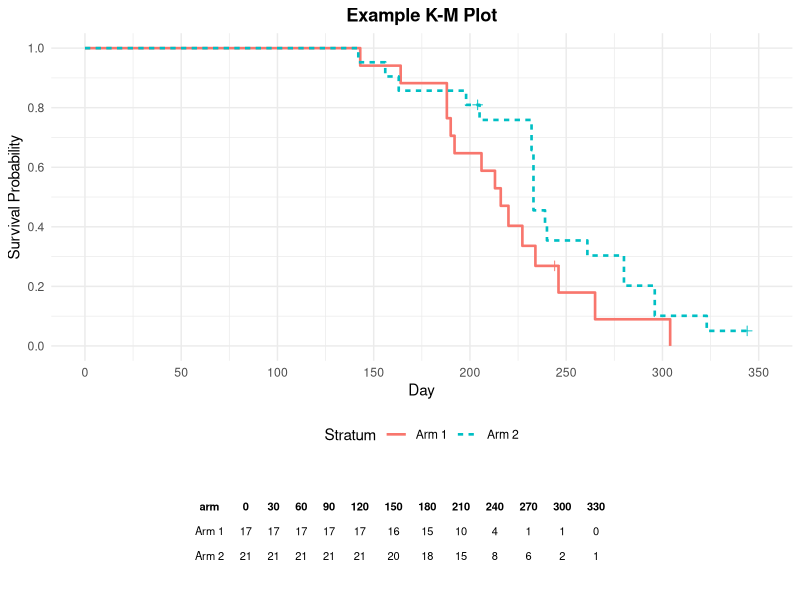
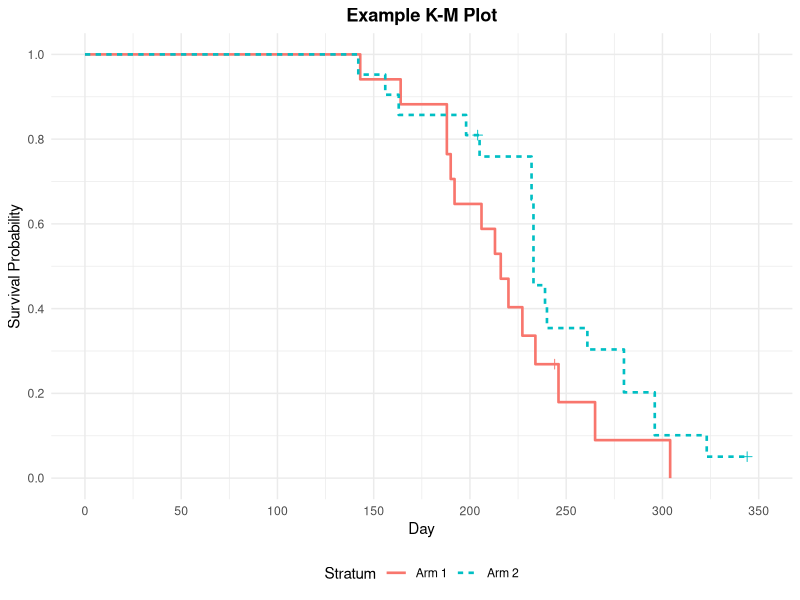

Source code (R) for these figures, in order: (Note: this script raises an error after producing the figures.)
out <- Sys.getenv("OUT_DIR")
if (out == "" || is.na(out)) out <- "."
dir.create(out, showWarnings = FALSE, recursive = TRUE)

library(haven)
library(dplyr)
library(tidyr)
library(readr)
library(stringr)
library(lubridate)
library(purrr)
library(tibble)
library(ggplot2)
library(survival)
library(grid)
library(gridExtra)

round_half_up <- function(x, digits = 0) {
  ifelse(is.na(x), NA_real_,
         sign(x) * floor(abs(x) * 10^digits + 0.5) / 10^digits)
}
fmt_n <- function(x, digits) {
  if (is.na(x)) return("")
  sprintf(paste0("%.", digits, "f"), round_half_up(x, digits))
}
fmt_p <- function(p) {
  if (is.na(p)) return("")
  if (p < 0.0001) return("<.0001")
  fmt_n(p, 4)
}

# ------------------------------------------------------------
# Data exactly as SAS data step
# ------------------------------------------------------------
one <- tibble::tibble(
  arm = c(rep("Arm 1", 17), rep("Arm 2", 21)),
  day = c(
    143,164,188,188,190,192,206,213,216,220,227.230,234,246,265,304, 216,244,
    142,156,163,198,205,232,232,233,233,233,233,239,240,261,280,280,296,296,323, 204,344
  ),
  censor = c(rep(0,15), rep(1,2), rep(0,19), rep(1,2))
)
one$event <- 1 - one$censor

# ------------------------------------------------------------
# KM per arm
# ------------------------------------------------------------
compute_km_arm <- function(df_arm) {
  times <- sort(unique(df_arm$day))
  n_total <- nrow(df_arm)
  res <- tibble()
  S_prev <- 1
  sum_term <- 0
  for (t in times) {
    n_risk <- sum(df_arm$day >= t)
    d <- sum(df_arm$day == t & df_arm$censor == 0)
    cns <- sum(df_arm$day == t & df_arm$censor == 1)
    if (d > 0) {
      sum_term <- sum_term + d / (n_risk * (n_risk - d))
      S <- S_prev * (1 - d / n_risk)
    } else {
      S <- S_prev
    }
    var_green <- S^2 * sum_term
    se <- sqrt(var_green)
    res <- bind_rows(res, tibble(
      time = t, n_risk = n_risk, n_event = d, n_censor = cns,
      survival = S, se = se, sum_term = sum_term
    ))
    S_prev <- S
  }
  res <- res %>%
    mutate(
      n_failed = cumsum(n_event),
      n_left = n_risk - n_event - n_censor,
      failure = 1 - survival,
      censored_flag = ifelse(n_event == 0 & n_censor > 0, "*", "")
    )
  res
}

arms <- c("Arm 1","Arm 2")
km_list <- lapply(arms, function(a) {
  df <- filter(one, arm == a)
  km <- compute_km_arm(df)
  km$arm <- a
  km
})
km_all <- bind_rows(km_list)

# ------------------------------------------------------------
# Quartile estimates with log-log CI
# ------------------------------------------------------------
z <- qnorm(0.975)
compute_quartiles <- function(km) {
  km <- km %>% arrange(time)
  km <- km %>%
    mutate(
      loglog = ifelse(survival > 0 & survival < 1, log(-log(survival)), NA_real_),
      se_loglog = ifelse(survival > 0 & survival < 1,
                         se / (survival * log(survival)), NA_real_),
      surv_lower = ifelse(!is.na(loglog),
                          exp(-exp(loglog + z * abs(se_loglog))), NA_real_),
      surv_upper = ifelse(!is.na(loglog),
                          exp(-exp(loglog - z * abs(se_loglog))), NA_real_)
    )
  km$surv_lower[km$survival == 1] <- 1
  km$surv_upper[km$survival == 1] <- 1
  km$surv_lower[km$survival == 0] <- 0
  km$surv_upper[km$survival == 0] <- 0
  qs <- c(0.75, 0.50, 0.25)
  out_q <- tibble()
  for (q in qs) {
    idx_pt <- which(km$survival <= q)
    pt <- if (length(idx_pt) > 0) km$time[min(idx_pt)] else NA_real_
    idx_up <- which(!is.na(km$surv_upper) & km$surv_upper <= q)
    idx_low <- which(!is.na(km$surv_lower) & km$surv_lower <= q)
    lower <- if (length(idx_up) > 0) km$time[min(idx_up)] else NA_real_
    upper <- if (length(idx_low) > 0) km$time[min(idx_low)] else NA_real_
    if (!is.na(lower) && !is.na(upper) && lower > upper) {
      tmp <- lower; lower <- upper; upper <- tmp
    }
    out_q <- bind_rows(out_q, tibble(percent = q*100, point = pt, lower = lower, upper = upper))
  }
  out_q
}
quartile_list <- lapply(arms, function(a) {
  km <- filter(km_all, arm == a)
  q <- compute_quartiles(km)
  q$arm <- a
  q
})
quartile_all <- bind_rows(quartile_list)

# ------------------------------------------------------------
# Mean and SE (restricted mean up to largest observed time, SAS)
# ------------------------------------------------------------
compute_mean_se <- function(df_arm, km) {
  tau <- max(df_arm$day)  # SAS: largest observed time (censored or not)
  km2 <- km %>% filter(time <= tau) %>% arrange(time)
  times <- c(0, km2$time)
  survs <- c(1, km2$survival)
  n_int <- length(times) - 1
  area <- 0
  for (i in 1:n_int) {
    delta <- times[i+1] - times[i]
    area <- area + survs[i] * delta
  }
  mean_val <- area
  event_rows <- km2 %>% filter(n_event > 0)
  m <- sum(event_rows$n_event)
  prefix_area <- c(0)
  cum <- 0
  for (i in 1:n_int) {
    delta <- times[i+1] - times[i]
    cum <- cum + survs[i] * delta
    prefix_area <- c(prefix_area, cum)
  }
  sum_term_mean <- 0
  for (k in 1:nrow(event_rows)) {
    t_i <- event_rows$time[k]
    d_i <- event_rows$n_event[k]
    n_i <- event_rows$n_risk[k]
    idx <- which(times == t_i)[1]
    A_i <- mean_val - prefix_area[idx]
    sum_term_mean <- sum_term_mean + (A_i^2 * d_i) / (n_i * (n_i - d_i))
  }
  if (m > 1) {
    var_mean <- (m / (m - 1)) * sum_term_mean
    se_mean <- sqrt(var_mean)
  } else {
    se_mean <- NA_real_
  }
  tibble(mean = mean_val, se_mean = se_mean, m = m, tau = tau)
}
mean_list <- lapply(arms, function(a) {
  df <- filter(one, arm == a)
  km <- filter(km_all, arm == a)
  ms <- compute_mean_se(df, km)
  ms$arm <- a
  ms
})
mean_all <- bind_rows(mean_list)

# ------------------------------------------------------------
# Summary censored / uncensored (per stratum + total)
# ------------------------------------------------------------
summary_tbl <- one %>%
  group_by(arm) %>%
  summarise(total = n(), failed = sum(censor == 0), censored = sum(censor == 1), .groups="drop") %>%
  mutate(percent_censored = censored / total * 100)
total_row <- tibble(
  arm = "Total",
  total = nrow(one),
  failed = sum(one$censor == 0),
  censored = sum(one$censor == 1),
  percent_censored = sum(one$censor == 1)/nrow(one)*100
)
summary_tbl2 <- bind_rows(summary_tbl, total_row)

# ------------------------------------------------------------
# Rank tests
# ------------------------------------------------------------
event_times <- sort(unique(one$day[one$censor == 0]))
rank_data <- tibble(time = event_times)
for (a in arms) {
  df_a <- filter(one, arm == a)
  rank_data[[paste0("n_", a)]] <- sapply(event_times, function(t) sum(df_a$day >= t))
  rank_data[[paste0("d_", a)]] <- sapply(event_times, function(t) sum(df_a$day == t & df_a$censor == 0))
}
rank_data$n_total <- rank_data[[paste0("n_", arms[1])]] + rank_data[[paste0("n_", arms[2])]]
rank_data$d_total <- rank_data[[paste0("d_", arms[1])]] + rank_data[[paste0("d_", arms[2])]]
rank_data$e1 <- rank_data[[paste0("n_", arms[1])]] * rank_data$d_total / rank_data$n_total
rank_data$e2 <- rank_data[[paste0("n_", arms[2])]] * rank_data$d_total / rank_data$n_total
rank_data$v <- with(rank_data,
  ifelse(n_total > 1,
    `n_Arm 1` * `n_Arm 2` * d_total * (n_total - d_total) / (n_total^2 * (n_total - 1)), 0))
rank_data$w <- rank_data$n_total
rank_data$U1 <- rank_data[[paste0("d_", arms[1])]] - rank_data$e1
rank_data$U2 <- rank_data[[paste0("d_", arms[2])]] - rank_data$e2
rank_data$U1_w <- rank_data$w * rank_data$U1
rank_data$U2_w <- rank_data$w * rank_data$U2
rank_data$v_w <- rank_data$w^2 * rank_data$v

U_logrank_1 <- sum(rank_data$U1)
U_logrank_2 <- sum(rank_data$U2)
V_logrank <- sum(rank_data$v)
chi_logrank <- ifelse(V_logrank > 0, (U_logrank_1^2) / V_logrank, 0)
p_logrank <- 1 - pchisq(chi_logrank, df = 1)

U_wilcoxon_1 <- sum(rank_data$U1_w)
U_wilcoxon_2 <- sum(rank_data$U2_w)
V_wilcoxon <- sum(rank_data$v_w)
chi_wilcoxon <- ifelse(V_wilcoxon > 0, (U_wilcoxon_1^2) / V_wilcoxon, 0)
p_wilcoxon <- 1 - pchisq(chi_wilcoxon, df = 1)

cov_logrank <- matrix(c(V_logrank, -V_logrank, -V_logrank, V_logrank), nrow=2, byrow=TRUE,
                      dimnames=list(arms, arms))
cov_wilcoxon <- matrix(c(V_wilcoxon, -V_wilcoxon, -V_wilcoxon, V_wilcoxon), nrow=2, byrow=TRUE,
                       dimnames=list(arms, arms))

cox_fit <- coxph(Surv(day, event) ~ arm, data = one)
lr_chi <- 2 * (cox_fit$loglik[2] - cox_fit$loglik[1])
p_lr <- 1 - pchisq(lr_chi, df = 1)

# ------------------------------------------------------------
# At-risk numbers
# ------------------------------------------------------------
atrisk_times <- seq(0, 330, by = 30)
atrisk_tbl <- expand.grid(arm = arms, atrisk_time = atrisk_times) %>%
  as_tibble() %>%
  mutate(n_at_risk = map2_int(arm, atrisk_time, function(a,t) sum(one$arm == a & one$day >= t))) %>%
  arrange(arm, atrisk_time)

# ------------------------------------------------------------
# Plot with at-risk table
# ------------------------------------------------------------
plot_data <- km_all %>%
  arrange(arm, time) %>%
  group_by(arm) %>%
  group_modify(~ add_row(.x, time = 0, survival = 1, .before = 1)) %>%
  ungroup()

# x-axis ticks for SAS (0 50 100 150 200 250 300)
x_ticks <- seq(0, 350, by = 50)

p_main <- ggplot(plot_data, aes(x = time, y = survival, color = arm, linetype = arm)) +
  geom_step(linewidth = 0.9) +
  geom_point(data = filter(km_all, n_censor > 0 & n_event == 0),
             aes(x = time, y = survival), shape = 3, size = 2, show.legend = FALSE) +
  scale_x_continuous(breaks = x_ticks, limits = c(0, 350)) +
  scale_y_continuous(limits = c(0, 1), breaks = seq(0, 1, 0.2)) +
  labs(title = "Example K-M Plot", x = "Day", y = "Survival Probability", color = "Stratum", linetype = "Stratum") +
  theme_minimal(base_size = 11) +
  theme(plot.title = element_text(hjust = 0.5, face = "bold"), legend.position = "bottom")

# Build at-risk table grob
atrisk_mat <- atrisk_tbl %>%
  pivot_wider(names_from = atrisk_time, values_from = n_at_risk) %>%
  arrange(arm)
# create table plot
tbl_df <- atrisk_tbl %>%
  mutate(label = as.character(n_at_risk)) %>%
  select(arm, atrisk_time, label)

# Use annotation: create a table grob
atrisk_wide <- atrisk_tbl %>% pivot_wider(names_from = atrisk_time, values_from = n_at_risk)
# Save main plot
png_file <- file.path(out, "P040_f_kmplot.png")
# Combine plot and table using gridExtra
# Create table grob
table_grob <- tableGrob(atrisk_wide, rows = NULL, theme = ttheme_minimal(base_size = 8))
# Save with extra height for table
png(png_file, width = 8, height = 6.5, units = "in", res = 300)
grid.newpage()
# layout: 5/6 for plot, 1/6 for table
pushViewport(viewport(layout = grid.layout(2, 1, heights = unit(c(5, 1.5), "null"))))
pushViewport(viewport(layout.pos.row = 1, layout.pos.col = 1))
print(p_main, vp = viewport())
popViewport()
pushViewport(viewport(layout.pos.row = 2, layout.pos.col = 1))
grid.draw(table_grob)
popViewport()
dev.off()

# Also save with ggsave fallback if needed (ensure file exists)
if (!file.exists(png_file)) {
  ggsave(png_file, plot = p_main, width = 8, height = 6, dpi = 300, units = "in")
}

plot_data_csv <- km_all %>%
  select(arm, time, survival, failure, se, n_failed, n_left, n_risk, n_event, n_censor)
write.csv(plot_data_csv, file.path(out, "P040_f_kmplot_plotdata.csv"), row.names = FALSE, na = "")

csv_main <- km_all %>%
  select(arm, time, survival, failure, se, n_failed, n_left, n_event, n_censor) %>%
  arrange(arm, time)
write.csv(csv_main, file.path(out, "P040_f_kmplot.csv"), row.names = FALSE, na = "")

# ------------------------------------------------------------
# Text rendering - include all SAS blocks
# ------------------------------------------------------------
txt_file <- file.path(out, "P040_f_kmplot.txt")
sink(txt_file)

cat("Example K-M Plot\n")
cat("PROC LIFETEST\n")
cat("Time to Event (day) * censor(1)\n")
cat("Strata: arm\n")
cat("\n")
cat("Product-Limit Survival Estimates\n")
cat("\n")
for (a in arms) {
  cat(paste0("Stratum: ", a, "  N = ", sum(one$arm == a), "\n"))
  cat(sprintf("%-10s %10s %10s %12s %10s %10s\n", "Time", "Survival", "Failure", "StdErr", "Failed", "Left"))
  km <- filter(km_all, arm == a) %>% arrange(time)
  for (i in 1:nrow(km)) {
    r <- km[i,]
    t_str <- fmt_n(r$time, 3)
    if (r$n_event == 0 && r$n_censor > 0) t_str <- paste0(t_str, "*")
    cat(sprintf("%-10s %10s %10s %12s %10d %10d\n",
                t_str, fmt_n(r$survival,4), fmt_n(r$failure,4), fmt_n(r$se,4), r$n_failed, r$n_left))
  }
  cat("\n")
}

cat("Quartile Estimates\n")
cat(sprintf("%-10s %10s %12s %12s %12s\n", "Stratum", "Percent", "Point", "Lower 95%", "Upper 95%"))
for (a in arms) {
  q <- filter(quartile_all, arm == a) %>% arrange(percent)
  for (i in 1:nrow(q)) {
    r <- q[i,]
    cat(sprintf("%-10s %10.0f %12s %12s %12s\n",
                a, r$percent,
                ifelse(is.na(r$point), ".", fmt_n(r$point,3)),
                ifelse(is.na(r$lower), ".", fmt_n(r$lower,3)),
                ifelse(is.na(r$upper), ".", fmt_n(r$upper,3))))
  }
}
cat("\n")

cat("Mean Survival Time and Standard Error (Restricted Mean)\n")
cat(sprintf("%-10s %12s %12s %10s %8s\n", "Stratum", "Mean", "StdErr", "Tau", "N"))
for (i in 1:nrow(mean_all)) {
  r <- mean_all[i,]
  cat(sprintf("%-10s %12s %12s %10s %8d\n",
              r$arm, fmt_n(r$mean,3), fmt_n(r$se_mean,3), fmt_n(r$tau,3), sum(one$arm == r$arm)))
}
cat("\n")

cat("Summary of the Number of Censored and Uncensored Values\n")
cat(sprintf("%-10s %8s %8s %8s %12s\n", "Stratum", "Total", "Failed", "Censored", "Pct Cens"))
for (i in 1:nrow(summary_tbl2)) {
  r <- summary_tbl2[i,]
  cat(sprintf("%-10s %8d %8d %8d %12s\n",
              r$arm, r$total, r$failed, r$censored, fmt_n(r$percent_censored,2)))
}
cat("\n")
cat(sprintf("Total observations: %d  Total events: %d  Total censored: %d  Percent censored: %s\n",
            nrow(one), sum(one$censor==0), sum(one$censor==1), fmt_n(sum(one$censor==1)/nrow(one)*100,2)))
cat("\n")

cat("Rank Statistics\n")
cat(sprintf("%-10s %12s %12s\n", "Stratum", "Log-Rank", "Wilcoxon"))
cat(sprintf("%-10s %12s %12s\n", arms[1], fmt_n(U_logrank_1,4), fmt_n(U_wilcoxon_1,4)))
cat(sprintf("%-10s %12s %12s\n", arms[2], fmt_n(U_logrank_2,4), fmt_n(U_wilcoxon_2,4)))
cat("\n")

cat("Covariance Matrix for the Log-Rank Statistics\n")
cat(sprintf("%10s %12s %12s\n", "", arms[1], arms[2]))
for (i in 1:2) {
  cat(sprintf("%10s %12s %12s\n", arms[i], fmt_n(cov_logrank[i,1],4), fmt_n(cov_logrank[i,2],4)))
}
cat("\n")
cat("Covariance Matrix for the Wilcoxon Statistics\n")
cat(sprintf("%10s %12s %12s\n", "", arms[1], arms[2]))
for (i in 1:2) {
  cat(sprintf("%10s %12s %12s\n", arms[i], fmt_n(cov_wilcoxon[i,1],4), fmt_n(cov_wilcoxon[i,2],4)))
}
cat("\n")

cat("Test of Equality over Strata\n")
cat(sprintf("%-12s %12s %4s %12s\n", "Test", "Chi-Square", "DF", "Pr > ChiSq"))
cat(sprintf("%-12s %12s %4d %12s\n", "Log-Rank", fmt_n(chi_logrank,4), 1, fmt_p(p_logrank)))
cat(sprintf("%-12s %12s %4d %12s\n", "Wilcoxon", fmt_n(chi_wilcoxon,4), 1, fmt_p(p_wilcoxon)))
cat(sprintf("%-12s %12s %4d %12s\n", "-2Log(LR)", fmt_n(lr_chi,4), 1, fmt_p(p_lr)))
cat("\n")

cat("Number at Risk (atrisk=0 to 330 by 30)\n")
cat(sprintf("%-10s", "Stratum"))
for (t in atrisk_times) cat(sprintf("%6d", t))
cat("\n")
for (a in arms) {
  cat(sprintf("%-10s", a))
  for (t in atrisk_times) {
    n <- sum(one$arm == a & one$day >= t)
    cat(sprintf("%6d", n))
  }
  cat("\n")
}
cat("\n")

cat("Plot X-axis ticks (Day)\n")
cat(paste(x_ticks, collapse=" "))
cat("\n")
cat("X-axis labels: 0 50 100 150 200 250 300 350\n")
cat("Y-axis labels: 0 0.2 0.4 0.6 0.8 1.0\n")
cat("\n")
cat("Note: * indicates censored observation\n")
cat("Restricted mean is area under survival curve up to largest observed time\n")
cat(sprintf("SE of restricted mean uses SAS formula: sqrt(m/(m-1)*sum A_i^2*d_i/(n_i*(n_i-d_i))) with m events\n"))
cat(sprintf("m Arm 1 = %d  m Arm 2 = %d\n", mean_all$m[mean_all$arm=="Arm 1"], mean_all$m[mean_all$arm=="Arm 2"]))
cat("\n")
cat("Figure: Survival plot with atrisk table 0 to 330 by 30\n")
cat("Title1: Example K-M Plot\n")

sink()

stopifnot(file.exists(file.path(out, "P040_f_kmplot.csv")))
stopifnot(file.exists(file.path(out, "P040_f_kmplot.txt")))
stopifnot(file.exists(file.path(out, "P040_f_kmplot.png")))
stopifnot(file.exists(file.path(out, "P040_f_kmplot_plotdata.csv")))
